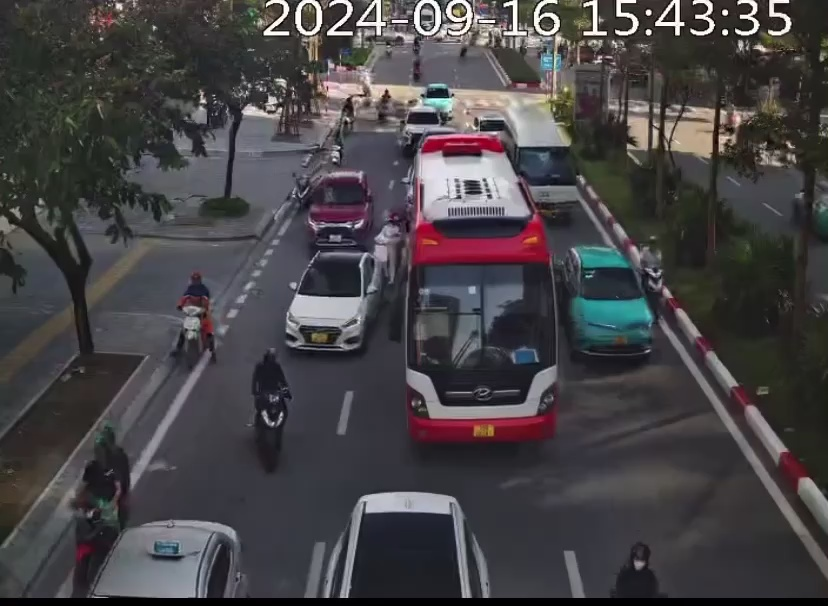
#> input picture Job62/Python/first_frame.jpg, 828 x 606 px
$ python distance.py
#> lines starting #> are read from the running program, lines starting #| are printed output that depends on the picture; after the words box and inside, x2 and y2 are one past the last pixel; in counts of white or black regions, pixels touching at a corner belong together
import cv2
import numpy as np

# Đọc ảnh
image = cv2.imread('./first_frame.jpg')
#> image is the input picture: shape (606, 828, 3); mean B, G, R 70.4, 67.8, 70.6

# Chuyển ảnh sang grayscale
gray = cv2.cvtColor(image, cv2.COLOR_BGR2GRAY)
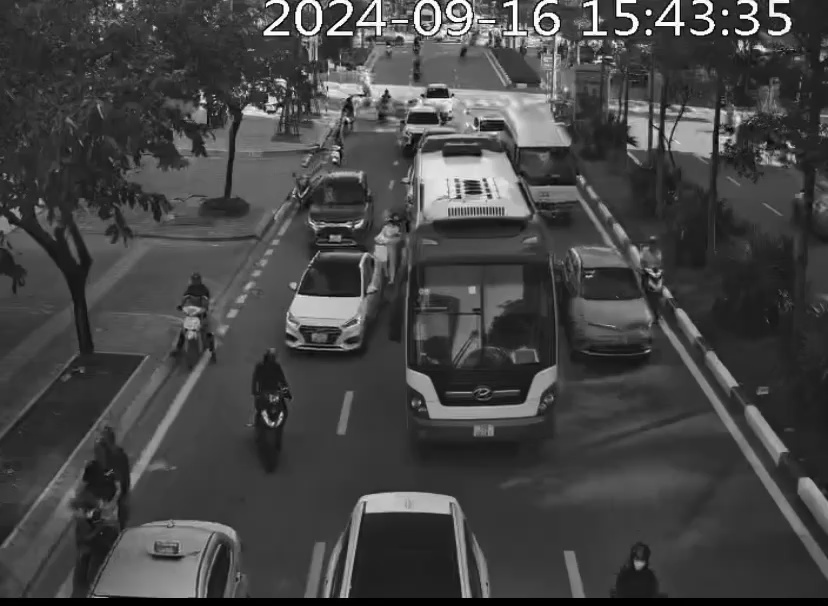
#> gray: shape (606, 828); min 0, max 255, mean 69

# Áp dụng Canny để phát hiện cạnh
edges = cv2.Canny(gray, 50, 150)
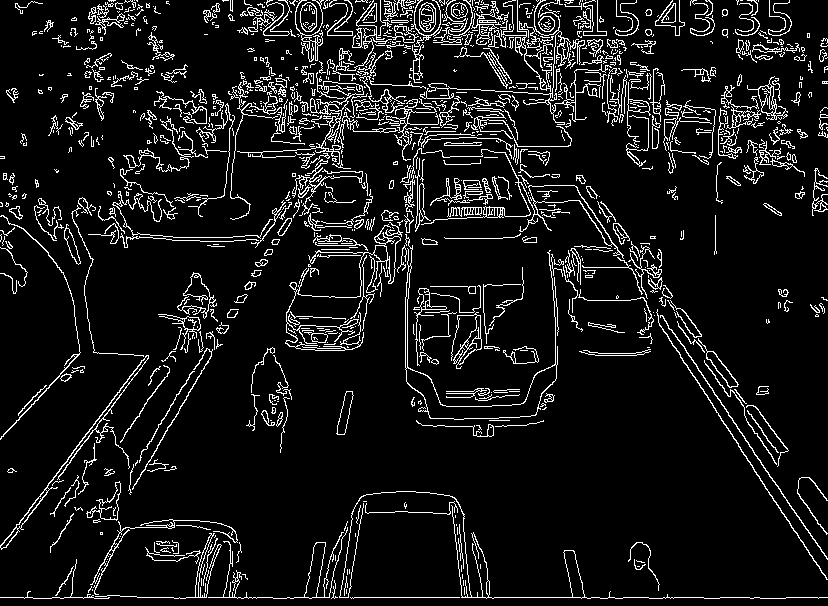
#> edges: shape (606, 828); 8.7% white in thin lines or dots

# Hiển thị kết quả cạnh
cv2.imshow("Edges", edges)

# Lựa chọn vùng ROI (tập trung vào vùng làn đường)
roi = edges[300:600, 200:600]  # Chỉnh toạ độ tuỳ vào vị trí làn đường trong ảnh
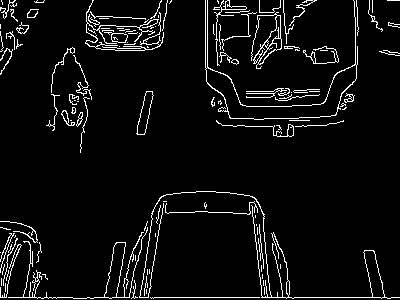
#> roi: shape (300, 400); 5.6% white in thin lines or dots

# Tìm đường thẳng bằng Hough Transform
lines = cv2.HoughLinesP(roi, 1, np.pi/180, 100, minLineLength=50, maxLineGap=20)
#> lines = [[0, 297, 399, 297]]

# Vẽ các đường kẻ
if lines is not None:
    for line in lines:
        x1, y1, x2, y2 = line[0]
        cv2.line(image, (x1, y1), (x2, y2), (0, 255, 0), 2)
#> this loop made 1 pass
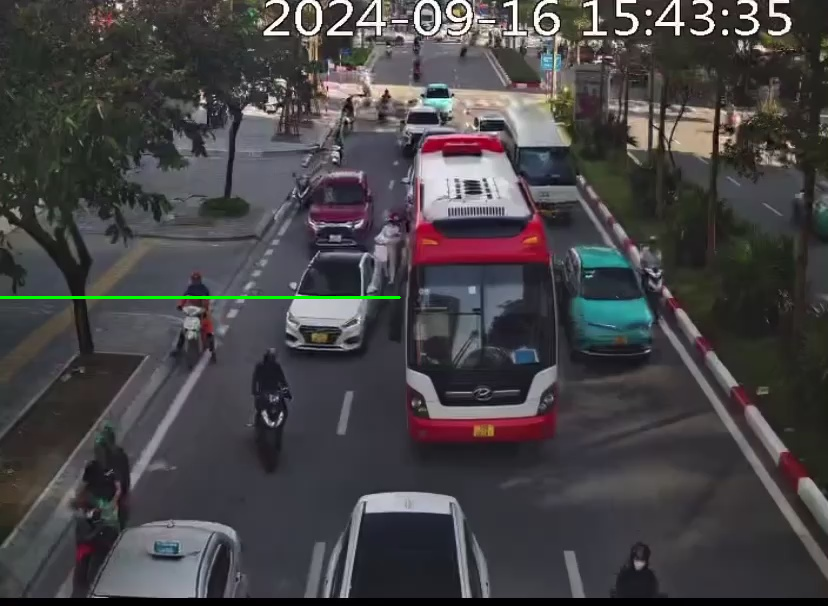
#> image: shape (606, 828, 3); 0.24% of pixels changed, all inside (x1, y1, x2, y2) = (0, 296, 401, 299)

# Hiển thị ảnh kết quả
cv2.imshow("Detected Lanes", image)
cv2.waitKey(0)
cv2.destroyAllWindows()
